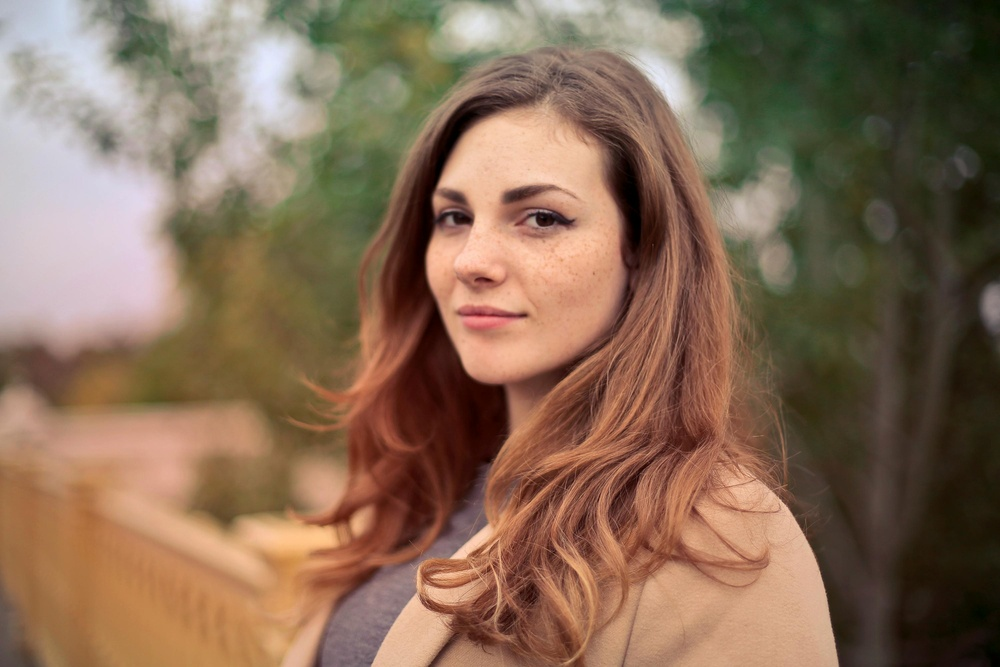
#> input picture Lab 03/face.jpg, 1000 x 667 px, shrunk from 3000 x 2000 before the run
$ jupyter execute E_21_087_Lab_03.ipynb   (older library calls are emulated)
#> lines starting #> are read from the running program, lines starting #| are printed output that depends on the picture; after the words box and inside, x2 and y2 are one past the last pixel; in counts of white or black regions, pixels touching at a corner belong together
 # Lab 03 - Noise Removal and Structure Preservation

#### E/21/087 - Dewagedara D.M.E.S.

### Task 01 - Simulate Salt-and-Pepper Noise

[cell 1]
import cv2
import matplotlib.pyplot as plt
import numpy as np
import os

[cell 2]
img = cv2.imread('face.jpg',0)
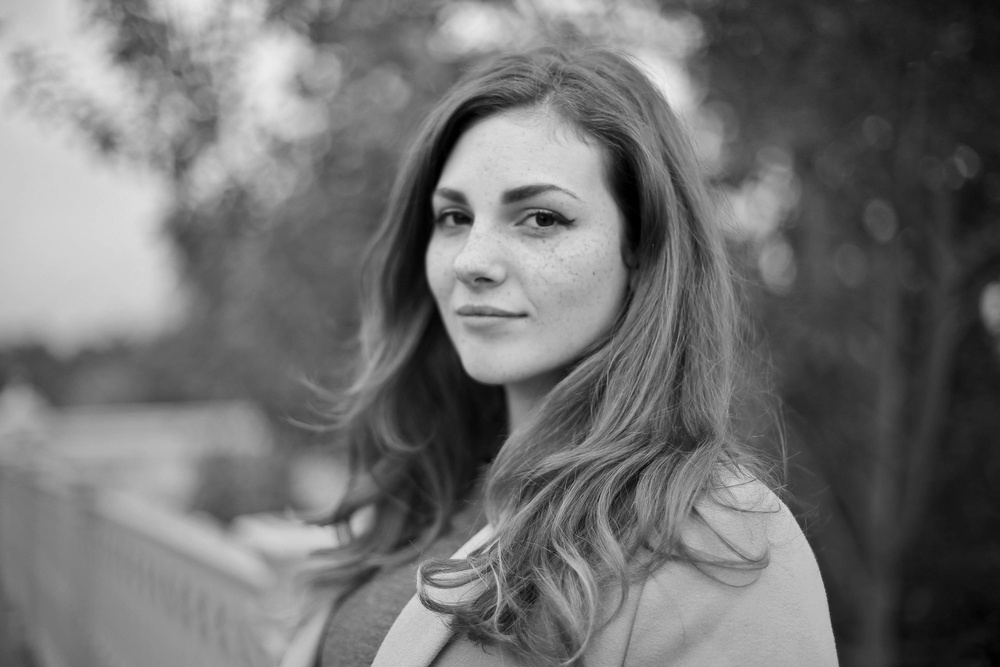
#> img: shape (667, 1000); min 0, max 237, mean 113

noisy = img.copy()
prob=0.2
noisy[np.random.rand(*img.shape) < prob] = 255
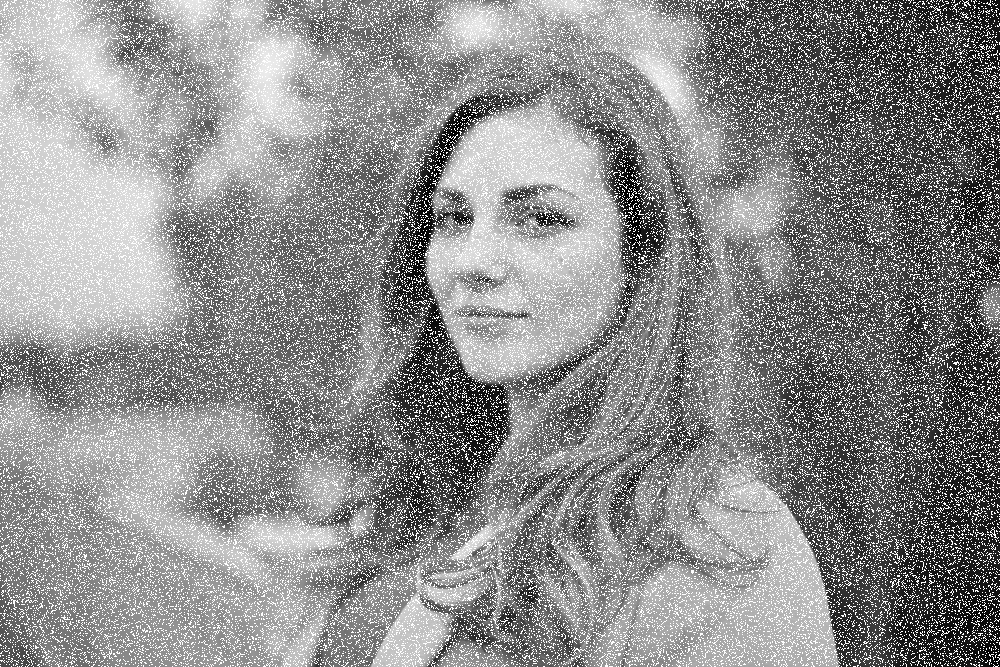
#> noisy: shape (667, 1000); min 0, max 255, mean 141.4

noisy[np.random.rand(*img.shape) < prob] = 0
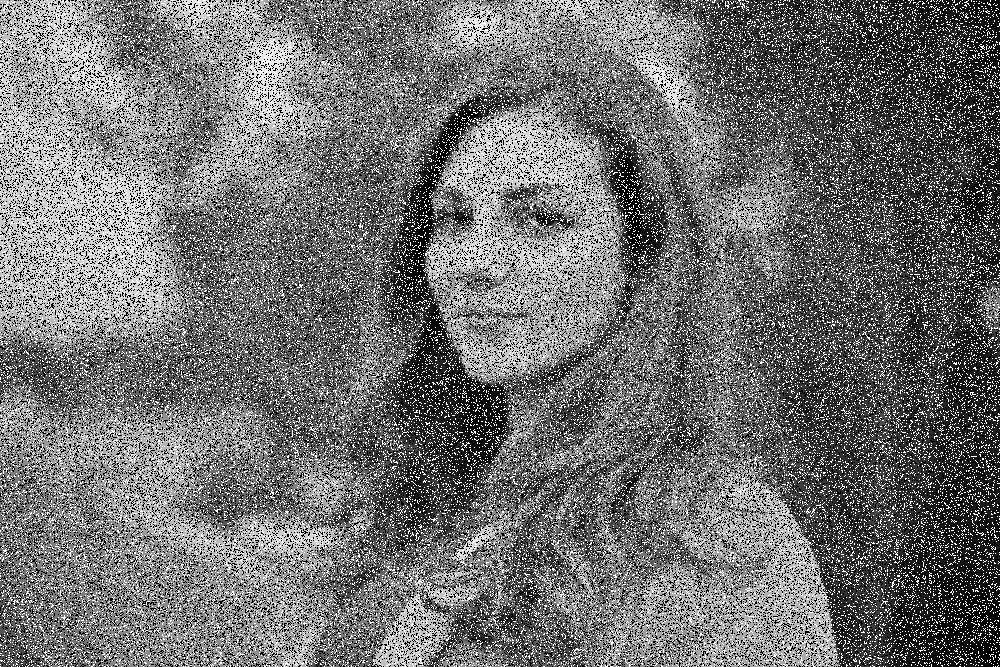
#> noisy: shape (667, 1000); 19.94% of pixels changed, all inside (x1, y1, x2, y2) = (0, 0, 1000, 667)

plt.figure(figsize=(12, 6))

plt.subplot(1, 2, 1)
plt.imshow(img, cmap='gray')
plt.title("Original (Clean) Image")
plt.axis('off')

plt.subplot(1, 2, 2)
plt.imshow(noisy, cmap='gray')
plt.title("Face with Salt-and-Pepper Noise")
plt.axis('off')
plt.tight_layout()
plt.show()
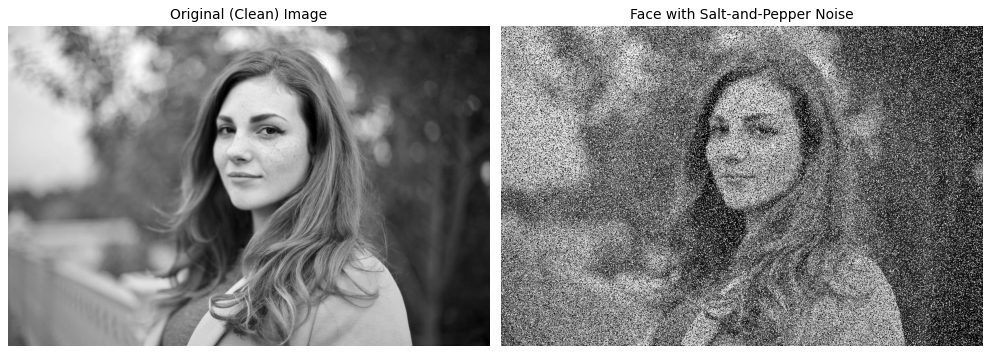
#> figure drawn by matplotlib, 2 panels

#### Answer -

##### Effect of Syntheric  Salt-and-Pepper Noise on a Face Image

Salt-and-pepper noise inserts random black and white pixels into the image, creating abrupt intensity changes. These sudden variations break smooth edges and textures of facial features such as eyes, lips, and skin shading. As a result, fine details are obscured and facial features appear distorted or unclear.

##### Why randomness breaks visual continuity:
Visual continuity depends on smooth and predictable changes between neighboring pixels. Random noise replaces correct pixel values with unrelated extreme values, destroying the natural relationship between pixels. This randomness breaks spatial coherence, making the image appear fragmented and disrupting the perception of continuous facial shapes and contours.

### Task 2 — Apply Mean Filter

[cell 3]
img = cv2.imread('Sample image.jpg', 0)
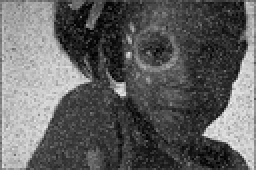
#> input picture Lab 03/Sample image.jpg, 128 x 85 px, shrunk from 384 x 256 before the run (shown 2 times larger)
#> img is the input picture: shape (85, 128); min 0, max 241, mean 96.8

noisy = img.copy()

mean_filtered = cv2.blur(noisy, (3, 3))

plt.figure(figsize=(15, 7))

plt.subplot(1, 2, 1)
plt.title("Noisy Input")
plt.imshow(noisy, cmap='gray')

plt.subplot(1, 2, 2)
plt.title("5x4 Mean Filter Output")
plt.imshow(mean_filtered, cmap='gray')
plt.show()

#### Answer -

##### 1. Why the Image Becomes Blurry
A simple average filter works by replacing each pixel value with the mean of its neighboring pixels. While this reduces random noise by smoothing intensity variations, it also smooths genuine image details. Since edges and fine structures are composed of sharp intensity changes, averaging spreads these changes over neighboring pixels, making transitions more gradual and causing the image to appear blurry.
##### 2.Why Naive Smoothing Destroys Edge Sharpness

Naive smoothing does not distinguish between noise and important image features like edges. At edges, pixel neighborhoods contain values from both sides of a boundary. The averaging process mixes these values, reducing contrast across the edge and shifting edge locations. As a result, edges lose their sharpness and appear thick or faded, leading to loss of important structural information.

### Task 3 — Median Filter for Salt-Pepper

[cell 4]
mean_result = cv2.blur(noisy,(3, 3))

median_result = cv2.medianBlur(noisy, 3)
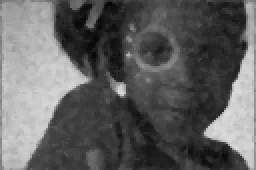
#> median_result: shape (85, 128) (shown 2 times larger); min 7, max 220, mean 96.2

plt.figure(figsize=(18, 6))

plt.subplot(1, 3, 1)
plt.imshow(noisy, cmap='gray')
plt.title("Original Noisy Image")
plt.axis('off')

plt.subplot(1, 3, 2)
plt.imshow(mean_result, cmap='gray')
plt.title("3x3 Mean Filter (Blurred)")
plt.axis('off')

plt.subplot(1, 3, 3)
plt.imshow(median_result, cmap='gray')
plt.title("3x3 Median Filter (Clean & Sharp)")
plt.axis('off')

plt.tight_layout()
plt.show()

#### Answer -

##### Median Filter vs Mean Filter for Salt-and-Pepper Noise

When a median filter is applied to an image corrupted by salt-and-pepper noise, it removes most of the isolated black and white impulse pixels effectively. Unlike the mean (average) filter, which averages all pixel values in a neighborhood, the median filter replaces each pixel with the median value of its neighborhood. This makes it less sensitive to extreme outliers caused by impulse noise.

The median filter preserves edges better because it does not create new pixel values by averaging across intensity boundaries. At edges, the median value usually belongs to one side of the edge, so sharp transitions are maintained. In contrast, the mean filter smooths across edges, causing blurring and loss of edge sharpness.

Overall, the median filter is more effective than the mean filter for salt-and-pepper noise because it removes impulse noise while preserving important structural details and edges in the image.

### Task 4 — Gaussian Smoothing

[cell 5]
gauss_blur = cv2.GaussianBlur(noisy, (5, 5), 1)

plt.figure(figsize=(12, 6))

plt.subplot(1, 2, 1)
plt.imshow(noisy, cmap='gray')
plt.title("Noisy Input")
plt.axis('off')

plt.subplot(1, 2, 2)
plt.imshow(gauss_blur, cmap='gray')
plt.title("5x5 Gaussian Blur (Sigma=1)")
plt.axis('off')

plt.tight_layout()
plt.show()

#### Answer -

##### Noise Reduction vs Structural Loss

Gaussian blur smooths an image by replacing each pixel with a weighted average of its neighbors, where closer pixels have higher influence (Gaussian distribution). When applied to a noisy image, it effectively reduces Gaussian-type noise and small intensity fluctuations, producing a smoother and more visually pleasing result than simple averaging.

##### Trade-off explanation:

- Noise Reduction:
Gaussian blur suppresses high-frequency components of the image, which include random noise. As the kernel size or standard deviation (σ) increases, noise is reduced more effectively.

- Structural Loss:
Important image details such as edges, corners, and fine textures are also high-frequency components. Gaussian blur does not distinguish between noise and real structures, so edges become less sharp, facial features soften, and fine details are lost.

### Task 5 — Bilateral Filtering for Edge Preservation

[cell 6]
bilateral_result = cv2.bilateralFilter(noisy, 9, 60, 60)
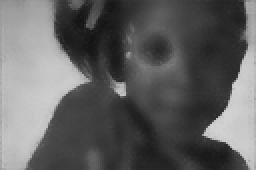
#> bilateral_result: shape (85, 128) (shown 2 times larger); min 19, max 211, mean 97

plt.figure(figsize=(12, 6))

plt.subplot(1, 2, 1)
plt.imshow(noisy, cmap='gray')
plt.title("Noisy Input")
plt.axis('off')

plt.subplot(1, 2, 2)
plt.imshow(bilateral_result, cmap='gray')
plt.title("Bilateral Filter (Edge-Preserving)")
plt.axis('off')

plt.tight_layout()
plt.show()

#### Answer -

##### Edge-Preserving Smoothing
The bilateral filter smooths noise while preserving edges by considering both spatial proximity and intensity similarity when averaging pixels. Unlike mean or Gaussian filters, it reduces noise only among pixels with similar intensity values, preventing smoothing across sharp intensity changes.

##### Why edges are preserved
At edges (such as boundaries of eyes, nose, lips, and face outline), neighboring pixels have large intensity differences. The bilateral filter assigns very low weights to pixels with dissimilar intensities, so averaging does not occur across the edge. This preserves edge discontinuities and keeps boundaries sharp.

##### Why preserving edges keeps facial identity intact
Facial identity depends heavily on the relative positions and shapes of key features and their edges. By maintaining sharp transitions at facial boundaries and feature contours, the bilateral filter retains important structural information while removing noise from smoother regions like skin. As a result, the face remains recognizable, with reduced noise and minimal loss of identity-defining details.

### Task 6 — Laplacian Sharpening

[cell 7]
laplacian = cv2.Laplacian(bilateral_result, cv2.CV_64F)
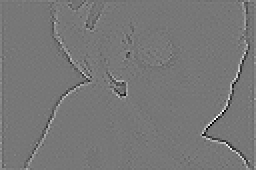
#> laplacian: shape (85, 128) float64 (shown 2 times larger); min -248, max 282, mean 0.2; drawn with min black and max white

laplacian_8bit = np.uint8(np.absolute(laplacian))
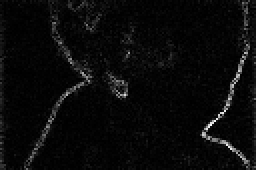
#> laplacian_8bit: shape (85, 128) (shown 2 times larger); min 0, max 248, mean 10

sharpened = cv2.subtract(bilateral_result, laplacian_8bit)
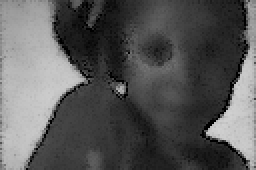
#> sharpened: shape (85, 128) (shown 2 times larger); min 0, max 209, mean 87.7

plt.figure(figsize=(18, 6))

plt.subplot(1, 3, 1)
plt.imshow(bilateral_result, cmap='gray')
plt.title("Bilateral (Cleaned)")
plt.axis('off')

plt.subplot(1, 3, 2)
plt.imshow(laplacian_8bit, cmap='gray')
plt.title("Laplacian Edges")
plt.axis('off')

plt.subplot(1, 3, 3)
plt.imshow(sharpened, cmap='gray')
plt.title("Final Sharpened Image")
plt.axis('off')

plt.show()
